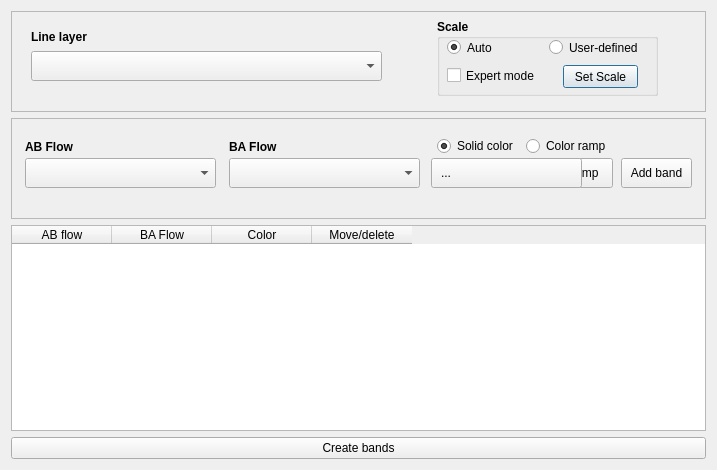
<?xml version="1.0" encoding="UTF-8"?>
<ui version="4.0">
 <class>bandwidths</class>
 <widget class="QDialog" name="bandwidths">
  <property name="geometry">
   <rect>
    <x>0</x>
    <y>0</y>
    <width>717</width>
    <height>470</height>
   </rect>
  </property>
  <property name="maximumSize">
   <size>
    <width>6890</width>
    <height>4030</height>
   </size>
  </property>
  <property name="windowTitle">
   <string>AequilibraE - Stacked Bandwidth and color ramps</string>
  </property>
  <layout class="QGridLayout" name="gridLayout">
   <item row="0" column="0">
    <widget class="QFrame" name="frame">
     <property name="minimumSize">
      <size>
       <width>691</width>
       <height>101</height>
      </size>
     </property>
     <property name="frameShape">
      <enum>QFrame::StyledPanel</enum>
     </property>
     <property name="frameShadow">
      <enum>QFrame::Raised</enum>
     </property>
     <widget class="QgsMapLayerComboBox" name="mMapLayerComboBox">
      <property name="geometry">
       <rect>
        <x>20</x>
        <y>40</y>
        <width>351</width>
        <height>30</height>
       </rect>
      </property>
     </widget>
     <widget class="QLabel" name="label_3">
      <property name="geometry">
       <rect>
        <x>20</x>
        <y>15</y>
        <width>131</width>
        <height>21</height>
       </rect>
      </property>
      <property name="font">
       <font>
        <pointsize>9</pointsize>
        <weight>75</weight>
        <bold>true</bold>
       </font>
      </property>
      <property name="text">
       <string>Line layer</string>
      </property>
     </widget>
     <widget class="QGroupBox" name="gbox_scale">
      <property name="geometry">
       <rect>
        <x>426</x>
        <y>8</y>
        <width>221</width>
        <height>77</height>
       </rect>
      </property>
      <property name="maximumSize">
       <size>
        <width>221</width>
        <height>77</height>
       </size>
      </property>
      <property name="font">
       <font>
        <pointsize>9</pointsize>
        <weight>75</weight>
        <bold>true</bold>
       </font>
      </property>
      <property name="title">
       <string>Scale</string>
      </property>
      <widget class="QRadioButton" name="rdo_scale_custom">
       <property name="geometry">
        <rect>
         <x>112</x>
         <y>20</y>
         <width>91</width>
         <height>17</height>
        </rect>
       </property>
       <property name="font">
        <font>
         <pointsize>9</pointsize>
         <weight>50</weight>
         <bold>false</bold>
        </font>
       </property>
       <property name="text">
        <string>User-defined</string>
       </property>
      </widget>
      <widget class="QRadioButton" name="rdo_scale_auto">
       <property name="geometry">
        <rect>
         <x>10</x>
         <y>20</y>
         <width>82</width>
         <height>17</height>
        </rect>
       </property>
       <property name="font">
        <font>
         <pointsize>9</pointsize>
         <weight>50</weight>
         <bold>false</bold>
        </font>
       </property>
       <property name="text">
        <string>Auto</string>
       </property>
       <property name="checked">
        <bool>true</bool>
       </property>
      </widget>
      <widget class="QPushButton" name="but_set_scale">
       <property name="geometry">
        <rect>
         <x>126</x>
         <y>46</y>
         <width>75</width>
         <height>23</height>
        </rect>
       </property>
       <property name="font">
        <font>
         <weight>50</weight>
         <bold>false</bold>
        </font>
       </property>
       <property name="text">
        <string>Set Scale</string>
       </property>
      </widget>
      <widget class="QCheckBox" name="chk_expert_mode">
       <property name="geometry">
        <rect>
         <x>10</x>
         <y>48</y>
         <width>101</width>
         <height>17</height>
        </rect>
       </property>
       <property name="font">
        <font>
         <weight>50</weight>
         <bold>false</bold>
        </font>
       </property>
       <property name="toolTip">
        <string>&lt;html&gt;&lt;head/&gt;&lt;body&gt;&lt;p&gt;Reference band size and value are put on variables.&lt;/p&gt;&lt;p&gt;The user can control the map apperance by symply changing the values&lt;/p&gt;&lt;/body&gt;&lt;/html&gt;</string>
       </property>
       <property name="text">
        <string>Expert mode</string>
       </property>
      </widget>
     </widget>
    </widget>
   </item>
   <item row="1" column="0">
    <widget class="QFrame" name="frame_3">
     <property name="minimumSize">
      <size>
       <width>691</width>
       <height>101</height>
      </size>
     </property>
     <property name="frameShape">
      <enum>QFrame::StyledPanel</enum>
     </property>
     <property name="frameShadow">
      <enum>QFrame::Raised</enum>
     </property>
     <widget class="QPushButton" name="but_add_band">
      <property name="geometry">
       <rect>
        <x>610</x>
        <y>40</y>
        <width>71</width>
        <height>30</height>
       </rect>
      </property>
      <property name="font">
       <font>
        <pointsize>9</pointsize>
       </font>
      </property>
      <property name="text">
       <string>Add band</string>
      </property>
     </widget>
     <widget class="QPushButton" name="but_load_ramp">
      <property name="geometry">
       <rect>
        <x>541</x>
        <y>40</y>
        <width>61</width>
        <height>30</height>
       </rect>
      </property>
      <property name="font">
       <font>
        <pointsize>9</pointsize>
       </font>
      </property>
      <property name="text">
       <string>Ramp</string>
      </property>
     </widget>
     <widget class="QRadioButton" name="rdo_ramp">
      <property name="geometry">
       <rect>
        <x>515</x>
        <y>17</y>
        <width>91</width>
        <height>22</height>
       </rect>
      </property>
      <property name="font">
       <font>
        <pointsize>9</pointsize>
       </font>
      </property>
      <property name="text">
       <string>Color ramp</string>
      </property>
     </widget>
     <widget class="QgsFieldComboBox" name="ab_FieldComboBox">
      <property name="geometry">
       <rect>
        <x>14</x>
        <y>40</y>
        <width>191</width>
        <height>30</height>
       </rect>
      </property>
     </widget>
     <widget class="QLabel" name="label_6">
      <property name="geometry">
       <rect>
        <x>14</x>
        <y>18</y>
        <width>131</width>
        <height>21</height>
       </rect>
      </property>
      <property name="font">
       <font>
        <pointsize>9</pointsize>
        <weight>75</weight>
        <bold>true</bold>
       </font>
      </property>
      <property name="text">
       <string>AB Flow</string>
      </property>
     </widget>
     <widget class="QLabel" name="label_5">
      <property name="geometry">
       <rect>
        <x>218</x>
        <y>18</y>
        <width>131</width>
        <height>21</height>
       </rect>
      </property>
      <property name="font">
       <font>
        <pointsize>9</pointsize>
        <weight>75</weight>
        <bold>true</bold>
       </font>
      </property>
      <property name="text">
       <string>BA Flow</string>
      </property>
     </widget>
     <widget class="QgsFieldComboBox" name="ba_FieldComboBox">
      <property name="geometry">
       <rect>
        <x>218</x>
        <y>40</y>
        <width>191</width>
        <height>30</height>
       </rect>
      </property>
     </widget>
     <widget class="QRadioButton" name="rdo_color">
      <property name="geometry">
       <rect>
        <x>426</x>
        <y>17</y>
        <width>101</width>
        <height>22</height>
       </rect>
      </property>
      <property name="font">
       <font>
        <pointsize>9</pointsize>
       </font>
      </property>
      <property name="text">
       <string>Solid color</string>
      </property>
      <property name="checked">
       <bool>true</bool>
      </property>
     </widget>
     <widget class="QgsColorButtonV2" name="mColorButton">
      <property name="geometry">
       <rect>
        <x>420</x>
        <y>40</y>
        <width>151</width>
        <height>30</height>
       </rect>
      </property>
     </widget>
     <widget class="QLabel" name="txt_ramp">
      <property name="geometry">
       <rect>
        <x>430</x>
        <y>46</y>
        <width>101</width>
        <height>17</height>
       </rect>
      </property>
      <property name="text">
       <string>...</string>
      </property>
     </widget>
    </widget>
   </item>
   <item row="2" column="0">
    <widget class="QTableWidget" name="bands_list">
     <property name="maximumSize">
      <size>
       <width>6710</width>
       <height>1810</height>
      </size>
     </property>
     <property name="accessibleName">
      <string>&lt;html&gt;&lt;head/&gt;&lt;body&gt;&lt;p&gt;xcxc&lt;/p&gt;&lt;/body&gt;&lt;/html&gt;</string>
     </property>
     <property name="selectionMode">
      <enum>QAbstractItemView::SingleSelection</enum>
     </property>
     <property name="selectionBehavior">
      <enum>QAbstractItemView::SelectRows</enum>
     </property>
     <property name="rowCount">
      <number>0</number>
     </property>
     <property name="columnCount">
      <number>4</number>
     </property>
     <attribute name="verticalHeaderDefaultSectionSize">
      <number>27</number>
     </attribute>
     <column>
      <property name="text">
       <string>AB flow</string>
      </property>
     </column>
     <column>
      <property name="text">
       <string>BA Flow</string>
      </property>
     </column>
     <column>
      <property name="text">
       <string>Color</string>
      </property>
     </column>
     <column>
      <property name="text">
       <string>Move/delete</string>
      </property>
     </column>
    </widget>
   </item>
   <item row="3" column="0">
    <widget class="QPushButton" name="but_run">
     <property name="font">
      <font>
       <pointsize>9</pointsize>
      </font>
     </property>
     <property name="text">
      <string>Create bands</string>
     </property>
    </widget>
   </item>
  </layout>
 </widget>
 <customwidgets>
  <customwidget>
   <class>QgsColorButtonV2</class>
   <extends>QToolButton</extends>
   <header>qgscolorbuttonv2.h</header>
  </customwidget>
  <customwidget>
   <class>QgsFieldComboBox</class>
   <extends>QComboBox</extends>
   <header>qgsfieldcombobox.h</header>
  </customwidget>
  <customwidget>
   <class>QgsMapLayerComboBox</class>
   <extends>QComboBox</extends>
   <header>qgsmaplayercombobox.h</header>
  </customwidget>
 </customwidgets>
 <tabstops>
  <tabstop>mMapLayerComboBox</tabstop>
  <tabstop>ab_FieldComboBox</tabstop>
  <tabstop>ba_FieldComboBox</tabstop>
  <tabstop>rdo_color</tabstop>
  <tabstop>rdo_ramp</tabstop>
  <tabstop>mColorButton</tabstop>
  <tabstop>but_load_ramp</tabstop>
  <tabstop>but_add_band</tabstop>
  <tabstop>but_run</tabstop>
  <tabstop>bands_list</tabstop>
 </tabstops>
 <resources/>
 <connections/>
</ui>
